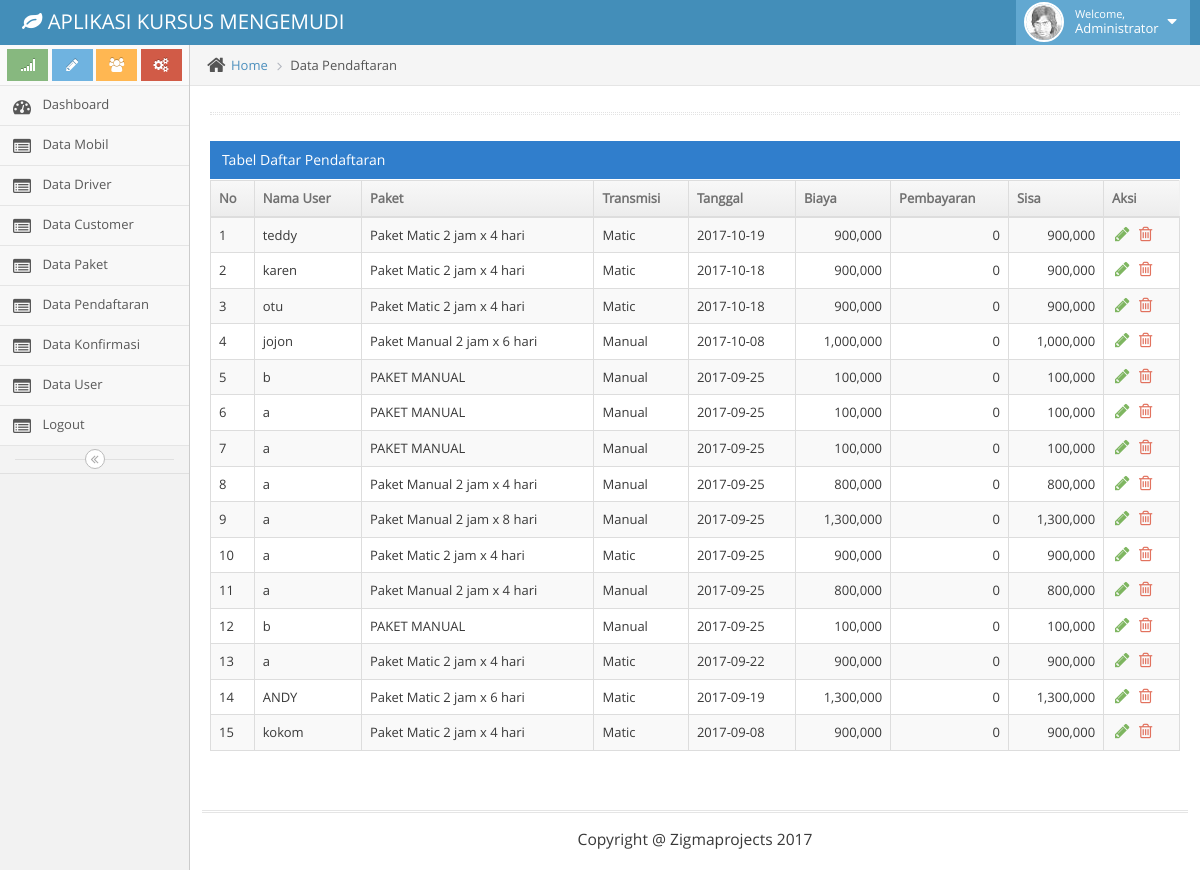
/admin/index.php?menu=daftar (signed in), run on the app's committed database.
### tables this page shows
CREATE TABLE `trx_daftar` (
  `id_daftar` int(11) NOT NULL,
  `id_customer` int(11) NOT NULL,
  `tanggal` varchar(20) NOT NULL,
  `status` varchar(20) NOT NULL,
  `id_paket` int(11) NOT NULL,
  `kode_mobil` varchar(20) NOT NULL,
  `created_by` varchar(32) NOT NULL
);

CREATE TABLE `mst_customer` (
  `id` int(11) NOT NULL,
  `nama` varchar(50) NOT NULL,
  `alamat` varchar(100) NOT NULL,
  `no_telp` varchar(50) NOT NULL,
  `no_ktp` varchar(30) NOT NULL,
  `foto` varchar(100) NOT NULL
);

CREATE TABLE `mst_paket` (
  `id_paket` int(11) NOT NULL,
  `nama` varchar(100) NOT NULL,
  `deskripsi` text NOT NULL,
  `biaya` double NOT NULL,
  `pertemuan` int(11) NOT NULL,
  `jenis_mobil` enum('Matic','Manual') NOT NULL,
  `kode_mobil_1` varchar(30) NOT NULL,
  `kode_mobil_2` varchar(30) NOT NULL,
  `kode_mobil_3` varchar(30) NOT NULL
);

### admin/master-daftar.php (the view, shortened to what this page needs)
<div class="main-content">
				<div class="main-content-inner">
					<div class="breadcrumbs ace-save-state" id="breadcrumbs">
						<ul class="breadcrumb">
							<li>
								<i class="ace-icon fa fa-home home-icon"></i>
								<a href="#">Home</a>
							</li>
							<li class="active">Data Pendaftaran</li>
						</ul>
					</div>
					<div class="page-content">
						<div class="row">
							<div class="col-xs-12">
								<div class="hr hr-18 dotted hr-double"></div>
								<div class="row">
									<div class="col-xs-12">
										<div class="clearfix">
										</div>
										<div class="table-header">
											Tabel Daftar Pendaftaran
										</div>
										<div>
											<table id="dynamic-table" class="table table-striped table-bordered table-hover">
												<thead>
													<tr>
														<th>No</th>
														<th>Nama User</th>
														<th>Paket</th>
														<th>Transmisi</th>
														<th>Tanggal</th>
														<th>Biaya</th>
														<th>Pembayaran</th>
														<th>Sisa</th>
														<th class="hidden-480">Aksi</th>
													</tr>
												</thead>
												<tbody>
                                                <?php
                                                $query = "select *, d.id_daftar, a.nama as nama_customer, b.nama as nama_paket, d.tanggal, d.status
														  from trx_daftar d
														  left join mst_customer a on a.id = d.id_customer
														  left join mst_paket b on b.id_paket = d.id_paket
														  order by d.tanggal desc
														";
												$data = mysql_query( $query) or die(mysql_error());
												$no = 0;
												while($row = mysql_fetch_array($data)){
													$sum = mysql_fetch_assoc(mysql_query("SELECT SUM(biaya) AS biaya FROM trx_konfirmasi WHERE status = 'Accept' AND id_daftar = '$row[id]'"));
													$no++;
													?>
													<tr>
															<td><?php echo $no;?></td>
															<td><?php echo $row['nama_customer'];?></td>
															<td><?php echo $row['nama_paket'];?></td>
															<td><?php echo $row['jenis_mobil'];?></td>
															<td><?php echo $row['tanggal'];?></td>
															<td align='right'><?php echo number_format($row['biaya']);?></td>
															<td align='right'><?php echo number_format($sum['biaya']);?></td>
															<td align='right'><?php echo number_format($row['biaya']-$sum['biaya']);?></td>
														<td>
															<div class="hidden-sm hidden-xs action-buttons">
																<a class="green" href="?menu=form-daftar&kode=<?php echo $row['id_daftar'];?>&aksi=ubah">
																	<i class="ace-icon fa fa-pencil bigger-130"></i>
																</a>
																<a class="red" href="proses-daftar.php?aksi=hapus&kode=<?php echo $row['id_daftar'];?>">
																	<i class="ace-icon fa fa-trash-o bigger-130"></i>
																</a>
															</div>
														</td>
													</tr>
													<?php
													}
												?>
												</tbody>
											</table>
										</div>
									</div>
								</div>
							</div>
						</div>
					</div>
				</div>
			</div>

### data on the page
trx_daftar: mst_customer.nama "teddy", id_paket.nama "Paket Matic 2 jam x 4 hari", id_paket.jenis_mobil "Matic", tanggal "2017-10-19", id_paket.biaya "900,000", biaya "0", biaya "900,000"
trx_daftar: mst_customer.nama "karen", id_paket.nama "Paket Matic 2 jam x 4 hari", id_paket.jenis_mobil "Matic", tanggal "2017-10-18", id_paket.biaya "900,000", biaya "0", biaya "900,000"
trx_daftar: mst_customer.nama "otu", id_paket.nama "Paket Matic 2 jam x 4 hari", id_paket.jenis_mobil "Matic", tanggal "2017-10-18", id_paket.biaya "900,000", biaya "0", biaya "900,000"
trx_daftar: mst_customer.nama "jojon", id_paket.nama "Paket Manual 2 jam x 6 hari", id_paket.jenis_mobil "Manual", tanggal "2017-10-08", id_paket.biaya "1,000,000", biaya "0", biaya "1,000,000"
trx_daftar: mst_customer.nama "b", id_paket.nama "PAKET MANUAL", id_paket.jenis_mobil "Manual", tanggal "2017-09-25", id_paket.biaya "100,000", biaya "0", biaya "100,000"
trx_daftar: mst_customer.nama "a", id_paket.nama "PAKET MANUAL", id_paket.jenis_mobil "Manual", tanggal "2017-09-25", id_paket.biaya "100,000", biaya "0", biaya "100,000"
trx_daftar: mst_customer.nama "a", id_paket.nama "PAKET MANUAL", id_paket.jenis_mobil "Manual", tanggal "2017-09-25", id_paket.biaya "100,000", biaya "0", biaya "100,000"
trx_daftar: mst_customer.nama "a", id_paket.nama "Paket Manual 2 jam x 4 hari", id_paket.jenis_mobil "Manual", tanggal "2017-09-25", id_paket.biaya "800,000", biaya "0", biaya "800,000"
trx_daftar: mst_customer.nama "a", id_paket.nama "Paket Manual 2 jam x 8 hari", id_paket.jenis_mobil "Manual", tanggal "2017-09-25", id_paket.biaya "1,300,000", biaya "0", biaya "1,300,000"
trx_daftar: mst_customer.nama "a", id_paket.nama "Paket Matic 2 jam x 4 hari", id_paket.jenis_mobil "Matic", tanggal "2017-09-25", id_paket.biaya "900,000", biaya "0", biaya "900,000"
trx_daftar: mst_customer.nama "a", id_paket.nama "Paket Manual 2 jam x 4 hari", id_paket.jenis_mobil "Manual", tanggal "2017-09-25", id_paket.biaya "800,000", biaya "0", biaya "800,000"
trx_daftar: mst_customer.nama "b", id_paket.nama "PAKET MANUAL", id_paket.jenis_mobil "Manual", tanggal "2017-09-25", id_paket.biaya "100,000", biaya "0", biaya "100,000"
trx_daftar: mst_customer.nama "a", id_paket.nama "Paket Matic 2 jam x 4 hari", id_paket.jenis_mobil "Matic", tanggal "2017-09-22", id_paket.biaya "900,000", biaya "0", biaya "900,000"
trx_daftar: mst_customer.nama "ANDY", id_paket.nama "Paket Matic 2 jam x 6 hari", id_paket.jenis_mobil "Matic", tanggal "2017-09-19", id_paket.biaya "1,300,000", biaya "0", biaya "1,300,000"
trx_daftar: mst_customer.nama "kokom", id_paket.nama "Paket Matic 2 jam x 4 hari", id_paket.jenis_mobil "Matic", tanggal "2017-09-08", id_paket.biaya "900,000", biaya "0", biaya "900,000"
